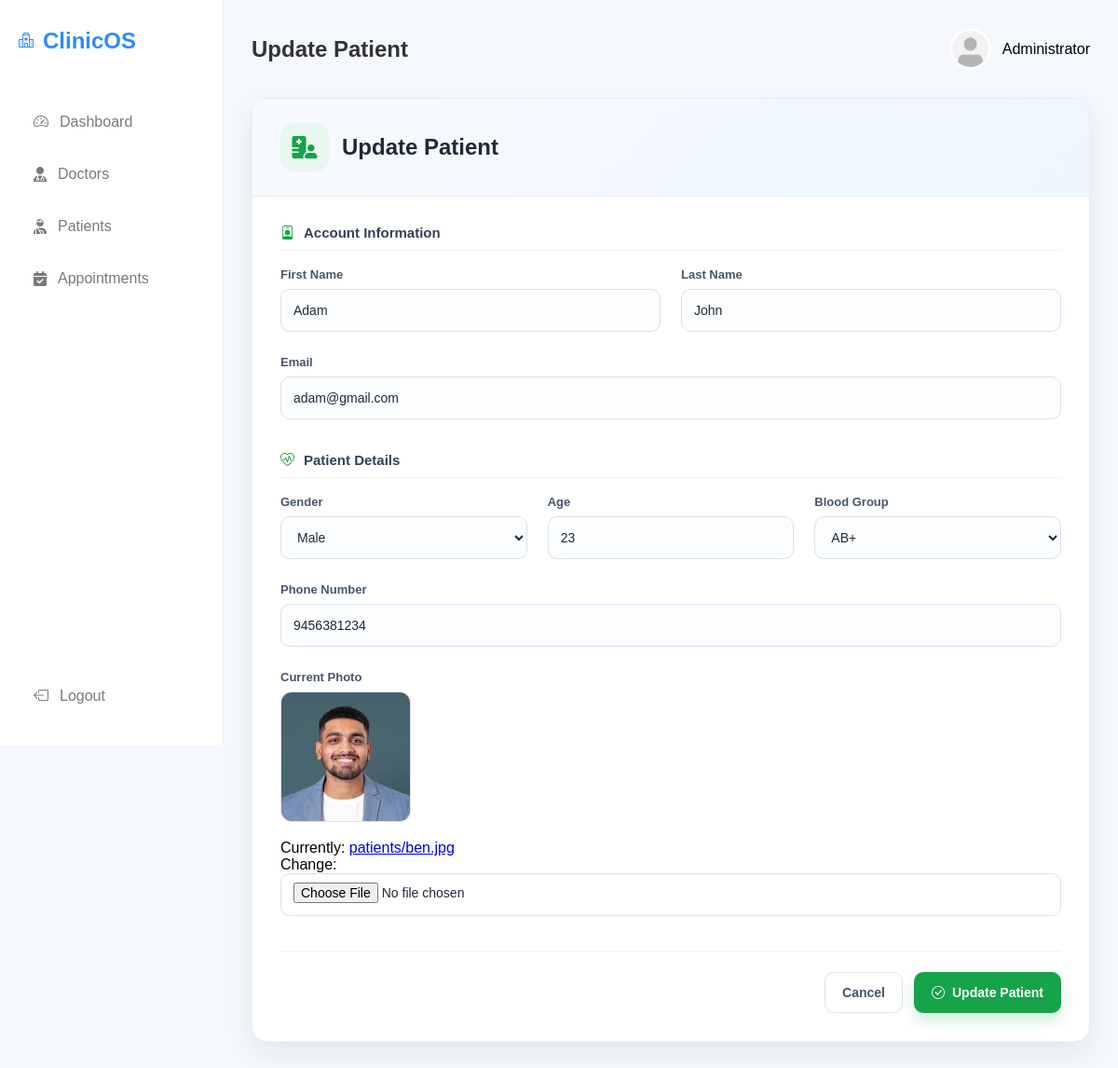
Before: /admin_panel/patient/edit/1/ (signed in) with the older database file.
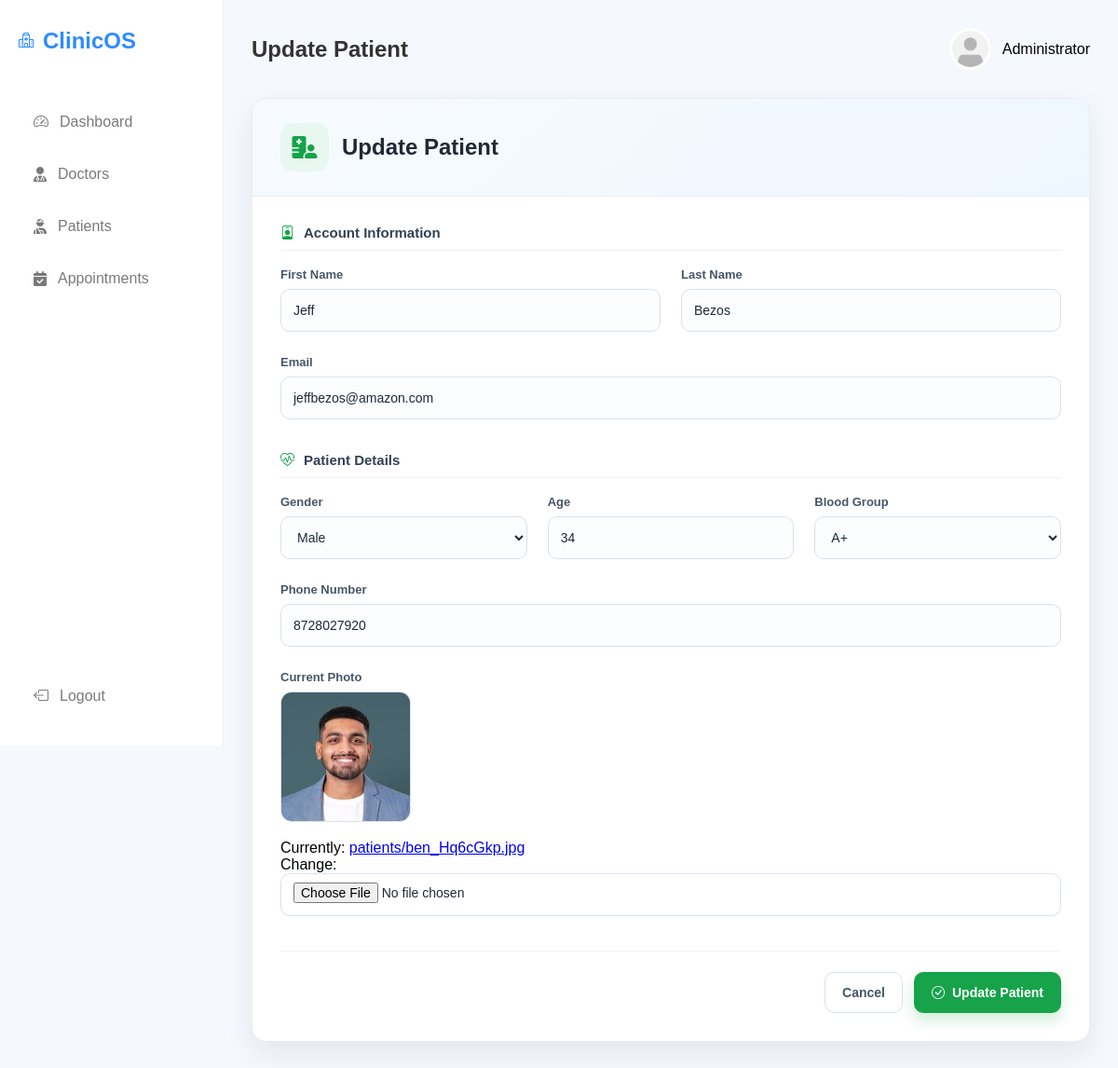
After: the same page with the newer database file.
### managementsystem/models.py (models this page shows, shortened)
class CustomUser(AbstractUser):
    ROLE_CHOICES = (
        ('admin', 'Admin'),
        ('doctor', 'Doctor'),
        ('patient', 'Patient'),
    )
    role = models.CharField(max_length=20, choices=ROLE_CHOICES,default='patient')

class Patient(models.Model):
    user = models.OneToOneField(CustomUser,on_delete=models.CASCADE)
    gender_choices = (('male','Male'),('female','Female'),('other','Other'))
    gender = models.CharField(max_length=10,choices=gender_choices,default='male')
    age = models.IntegerField()
    phone = models.CharField(max_length=15)
    blood_group_choices = (('A+', 'A+'),('A-', 'A-'),('B+', 'B+'),('B-', 'B-'),('AB+', 'AB+'),('AB-', 'AB-'),('O+', 'O+'),('O-', 'O-'),)
    blood_group = models.CharField(max_length=3,choices=blood_group_choices)
    photo = models.ImageField(upload_to='patients',default='default/default.png')

### managementsystem/views/admin_views.py (the view)
# urls.py: path('patient/edit/<int:pk>/', edit_patient,name='edit_patient'),
@admin_required
def edit_patient(request, pk):
    patient = get_object_or_404(Patient, pk=pk)
    form = PatientUpdateForm(request.POST or None, request.FILES or None, instance=patient)
    if request.method == "POST" and form.is_valid():
        form.save()
        messages.success(request, "Patient updated successfully.")
        return redirect("patient_list")
    return render(request, "admin/edit_patient.html", {"form": form, "patient": patient})

### managementsystem/forms.py (shortened to what this page needs)
class PatientUpdateForm(forms.ModelForm):
    first_name = forms.CharField()
    last_name = forms.CharField()
    email = forms.EmailField()
    class Meta:
        model = Patient
        fields = [
            "gender",
            "age",
            "phone",
            "blood_group",
            "photo",
        ]
    def __init__(self, *args, **kwargs):
        super().__init__(*args, **kwargs)
        if self.instance and self.instance.user:
            self.fields["first_name"].initial = self.instance.user.first_name
            self.fields["last_name"].initial = self.instance.user.last_name
            self.fields["email"].initial = self.instance.user.email

### managementsystem/templates/admin/edit_patient.html (shortened to what this page needs)
{% extends 'admin/base.html' %}
{% load widget_tweaks %}
{% block header %}Update Patient{% endblock %}
{% block content %}
<div class="patient-form-page">
    <div class="patient-form-card">
        <div class="patient-form-header">
            <div class="patient-form-title">
                <span class="patient-form-icon">
                    <i class="fa-solid fa-hospital-user"></i>
                </span>
                <div>
                    <h2>Update Patient</h2>
                </div>
            </div>
        </div>
        <div class="patient-form-body">
    <form method="post" enctype="multipart/form-data" novalidate>
        <div class="form-section">
            <div class="section-heading">
                <i class="bi bi-person-badge"></i>
                Account Information
            </div>
            <div class="form-grid">
                <div class="form-field">
                    <label class="form-label">First Name</label>
                    {{ form.first_name|add_class:"patient-input" }}
                </div>
                <div class="form-field">
                    <label class="form-label">Last Name</label>
                    {{ form.last_name|add_class:"patient-input" }}
                </div>
                <div class="form-field full-width">
                    <label class="form-label">Email</label>
                    {{ form.email|add_class:"patient-input" }}
                </div>
            </div>
        </div>
        <div class="form-section">
            <div class="section-heading">
                <i class="bi bi-heart-pulse"></i>
                Patient Details
            </div>
            <div class="form-grid three-column">
                <div class="form-field">
                    <label class="form-label">Gender</label>
                    {{ form.gender|add_class:"patient-input" }}
                </div>
                <div class="form-field">
                    <label class="form-label">Age</label>
                    {{ form.age|add_class:"patient-input" }}
                </div>
                <div class="form-field">
                    <label class="form-label">Blood Group</label>
                    {{ form.blood_group|add_class:"patient-input" }}
                </div>
                <div class="form-field full-width">
                    <label class="form-label">Phone Number</label>
                    {{ form.phone|add_class:"patient-input" }}
                </div>
                <div class="form-field full-width">
                    <label class="form-label">Current Photo</label>
                    {% if patient.photo %}
                        <div style="margin-bottom:15px;">
                            <img src="{{ patient.photo.url }}"
                                 alt="Patient Photo"
                                 style="width:140px;height:140px;object-fit:cover;border-radius:12px;border:1px solid #d8e1ee;">
                        </div>
                    {% endif %}
                    {{ form.photo|add_class:"patient-input" }}
                </div>
            </div>
        </div>
        <div class="patient-actions">
            <a href="{%url 'patient_list'%}"
               class="patient-btn patient-btn-secondary">
                Cancel
            </a>
            <button type="submit"
                    class="patient-btn patient-btn-primary">
                <i class="bi bi-check-circle"></i>
                Update Patient
            </button>
        </div>
    </form>
</div>
    </div>
</div>
{% endblock %}

Changed rows visible on the page:
no longer on this page (row unchanged): CustomUser: first_name "Adam", last_name "John", email "adam@gmail.com"
added CustomUser: first_name "Jeff", last_name "Bezos", email "jeffbezos@amazon.com"
changed Patient "Male": age "23" → "34"; blood_group "AB+" → "A+"; phone "9456381234" → "8728027920"
Other visible differences:
text no longer shown: "Currently: patients/ben.jpg Change:"
text now shown: "Currently: patients/ben_Hq6cGkp.jpg Change:"
